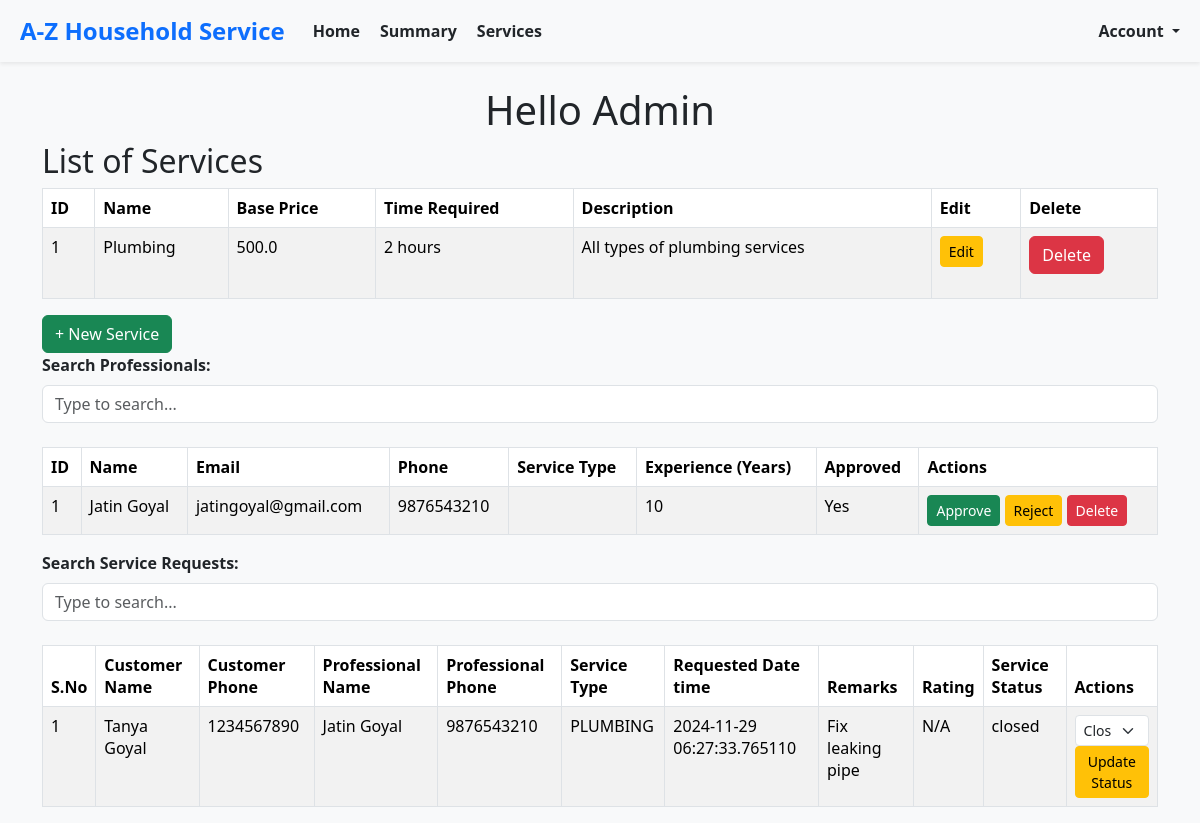
The page /admin/home on the database its author committed.
### models.py (models this page shows, shortened)
class BaseModel(db.Model):
    __abstract__ = True  # This makes it an abstract class, not a table in the database
    id = db.Column(db.Integer, primary_key=True)
    created_at = db.Column(db.DateTime, default=datetime.utcnow, nullable=False)  # Ensure it's not nullable
    modified_at = db.Column(db.DateTime, default=datetime.utcnow, onupdate=datetime.utcnow, nullable=False)  # Ensure it's not nullable

class Service(BaseModel):
    __tablename__ = 'service'
    name = db.Column(db.String(150), nullable=False)
    base_price = db.Column(db.Float, nullable=True)  # Made nullable
    time_required = db.Column(db.String(50), nullable=True)  # Made nullable
    description = db.Column(db.Text, nullable=True)  # Made nullable
    professional_id = db.Column(db.Integer, db.ForeignKey('service_professional.id'), nullable=True)
    service_type_id= db.Column(db.Integer, nullable=True)  # Made nullable
    professional = db.relationship('ServiceProfessional', backref='services', lazy=True)

class ServiceProfessional(BaseModel):
    __tablename__ = 'service_professional'
    username = db.Column(db.String(150), unique=True, nullable=False)
    password_hash = db.Column(db.String(200), nullable=False)
    name = db.Column(db.String(150), nullable=True)  # Made nullable
    email = db.Column(db.String(150), unique=True, nullable=True)  # Made nullable
    phone = db.Column(db.String(20), unique=True, nullable=True)  # Made nullable
    experience = db.Column(db.Integer, nullable=True)  # Made nullable
    description = db.Column(db.Text, nullable=True)  # Made nullable
    approved = db.Column(db.Boolean, default=False, nullable=True)  # Made nullable

class Customer(BaseModel):
    __tablename__ = 'customer'
    username = db.Column(db.String(150), unique=True, nullable=False)
    password_hash = db.Column(db.String(200), nullable=False)
    name = db.Column(db.String(150), nullable=True)  # Made nullable
    email = db.Column(db.String(150), unique=True, nullable=False)
    phone = db.Column(db.String(20), unique=True, nullable=False)
    address = db.Column(db.String(300), nullable=True)  # Made nullable
    pincode = db.Column(db.String(300), nullable=True)  # Made nullable

class ServiceRequest(BaseModel):
    __tablename__ = 'service_request'
    service_id = db.Column(db.Integer, db.ForeignKey('service.id'), nullable=True)  # Made nullable
    customer_id = db.Column(db.Integer, db.ForeignKey('customer.id'), nullable=False)
    professional_id = db.Column(db.Integer, db.ForeignKey('service_professional.id'), nullable=True)
    date_of_request = db.Column(db.DateTime, default=datetime.utcnow, nullable=True)  # Made nullable
    date_of_completion = db.Column(db.DateTime, nullable=True)  # Made nullable
    service_status = db.Column(db.String(50), default="requested", nullable=True)  # Made nullable
    service_type_id= db.Column(db.Integer, nullable=True)  # Made nullable
    remarks = db.Column(db.Text, nullable=True)  # Made nullable
    rejected_by_professional_id= db.Column(db.Integer, nullable=True)  # Made nullable
    rating = db.Column(db.Text, nullable=True)  # Made nullable
    payment = db.relationship('Payment', backref='service_request', lazy=True)

### routes.py (the view)
@app.route('/admin/home')
def admin_home():
    professionals = ServiceProfessional.query.all()
    services = Service.query.all()
    service_requests = ServiceRequest.query.all()
    enriched_service_requests = enrich_service_requests(service_requests, None, create_id_mappings())
    return render_template(
        'admin/home.html',
        professionals=professionals,
        services=services,
        service_requests=enriched_service_requests
    )

### routes.py (called while the page is built)
def create_id_mappings():
    service_type_mapping = {st.id: st for st in ServiceType}
    customer_mapping = {c.id: c for c in Customer.query.all()}
    professional_mapping = {p.id: p for p in ServiceProfessional.query.all()}
    return {
        'service_type_mapping': service_type_mapping,
        'customer_mapping': customer_mapping,
        'professional_mapping': professional_mapping
    }

### templates/admin/home.html (shortened to what this page needs)
{% extends 'layout.html' %}
{% block content %}
    <div class="container">
        <h1 class="text-center">Hello Admin</h1>
        <h2>List of Services</h2>
        <div class="table-responsive">
            <table class="table table-bordered table-striped">
                <thead>
                    <tr>
                        <th>ID</th>
                        <th>Name</th>
                        <th>Base Price</th>
                        <th>Time Required</th>
                        <th>Description</th>
                        <th>Edit</th>
                        <th>Delete</th>
                    </tr>
                </thead>
                <tbody>
                    {% for service in services %}
                        <tr>
                            <td>{{ service.id }}</td>
                            <td>{{ service.name }}</td>
                            <td>{{ service.base_price }}</td>
                            <td>{{ service.time_required }}</td>
                            <td>{{ service.description }}</td>
                            <td>
                                <button type="button" class="btn btn-warning btn-sm" data-bs-toggle="modal" data-bs-target="#newServiceModal"
                                        data-service-id="{{ service.id }}"
                                        data-service-name="{{ service.name }}"
                                        data-service-description="{{ service.description }}"
                                        data-service-base-price="{{ service.base_price }}"
                                        data-service-time-required="{{ service.time_required }}">
                                    Edit
                                </button>
                            </td>
                            <td>
                                <form method="post" action="delete_service/{{ service.id }}" onsubmit="return confirm('Are you sure you want to delete this service?');">
                                    <button type="submit" class="btn btn-danger">Delete</button>
                                </form>
                            </td>
                        </tr>
                    {% endfor %}
                </tbody>
            </table>
            <button type="button" class="btn btn-success pull-right" data-bs-toggle="modal" data-bs-target="#newServiceModal">
                + New Service
            </button>
        </div>
    {% include 'admin_professionals.html' %}
            {% include 'admin_service_requests.html' %}
    </div>
    {% endblock %}

### templates/admin_professionals.html (shortened to what this page needs)
<div class="mb-4">
    <label for="searchInputProfessionals" class="form-label"><strong>Search Professionals:</strong></label>
    <input type="text" id="searchInputProfessionals" class="form-control" placeholder="Type to search...">
</div>
<div class="table-responsive">
    <table class="table table-bordered table-striped" id="professionalsTable">
        <thead>
            <tr>
                <th>ID</th>
                <th>Name</th>
                <th>Email</th>
                <th>Phone</th>
                <th>Service Type</th>
                <th>Experience (Years)</th>
                <th>Approved</th>
                <th>Actions</th>
            </tr>
        </thead>
        <tbody>
            {% for professional in professionals %}
                <tr>
                    <td>{{ professional.id }}</td>
                    <td>{{ professional.name }}</td>
                    <td>{{ professional.email }}</td>
                    <td>{{ professional.phone }}</td>
                    <td>{{ professional.service_type }}</td>
                    <td>{{ professional.experience }}</td>
                    <td>{{ 'Yes' if professional.approved else 'No' }}</td>
                    <td>
                        <form method="post" action="/professionals/action" style="display:inline;">
                            <button class="btn btn-success btn-sm" type="submit">Approve</button>
                        </form>
                        <form method="post" action="/professionals/action" style="display:inline;">
                            <button class="btn btn-warning btn-sm" type="submit">Reject</button>
                        </form>
                        <form method="post" action="/professionals/action" style="display:inline;">
                            <button class="btn btn-danger btn-sm" type="submit">Delete</button>
                        </form>
                    </td>
                </tr>
            {% endfor %}
        </tbody>
    </table>
</div>

### templates/admin_service_requests.html (shortened to what this page needs)
<div class="mb-4">
    <label for="searchInputRequests" class="form-label"><strong>Search Service Requests:</strong></label>
    <input type="text" id="searchInputRequests" class="form-control" placeholder="Type to search...">
</div>
<div class="table-responsive">
    <table class="table table-bordered table-striped" id="serviceRequestsTable">
        <thead>
            <tr>
                <th>S.No</th>
                <th>Customer Name</th>
                <th>Customer Phone</th>
                <th>Professional Name</th>
                <th>Professional Phone</th>
                <th>Service Type</th>
                <th>Requested Date time</th>
                <th>Remarks</th>
                <th>Rating</th>
                <th>Service Status</th>
                <th>Actions</th>
            </tr>
        </thead>
        <tbody>
            {% for request in service_requests %}
                <tr>
                    <td>{{ loop.index }}</td>
                    <td>{{ request.customer_name }}</td>
                    <td>{{ request.customer_phone }}</td>
                    <td>{{ request.professional_name }}</td>
                    <td>{{ request.professional_phone }}</td>
                    <td>{{ request.service_name }}</td>
                    <td>{{ request.date_of_request }}</td>
                    <td>{{ request.remarks }}</td>
                    <td>{{ request.service_request_rating }}</td>
                    <td>{{ request.status }}</td>
                    <td>
                        <form method="post" action="/service_requests/update_status" style="display:inline;">
                            <select name="status" class="form-select form-select-sm">
                                <option value="closed" {% if request.status == 'closed' %}selected{% endif %}>Closed</option>
                            </select>
                            <button class="btn btn-warning btn-sm" type="submit">Update Status</button>
                        </form>
                    </td>
                </tr>
            {% endfor %}
        </tbody>
    </table>
</div>

### templates/layout.html (style rules this page uses)
body { background-color: #f8f9fa; }

### rows shown on the page
Service: id "1", name "Plumbing", base_price "500.0", time_required "2 hours", description "All types of plumbing services"
ServiceProfessional: id "1", name "Jatin Goyal", email "jatingoyal@gmail.com", phone "9876543210", experience "10", approved "Yes", professional_name "Jatin Goyal", professional_phone "9876543210"
Customer: customer_name "Tanya Goyal", customer_phone "1234567890"
ServiceRequest: date_of_request "2024-11-29 06:27:33.765110", remarks "Fix leaking pipe", status "closed", status "Closed"

### other values the page prints
{{ request.service_name }} "PLUMBING"
{{ request.service_request_rating }} "N/A"
